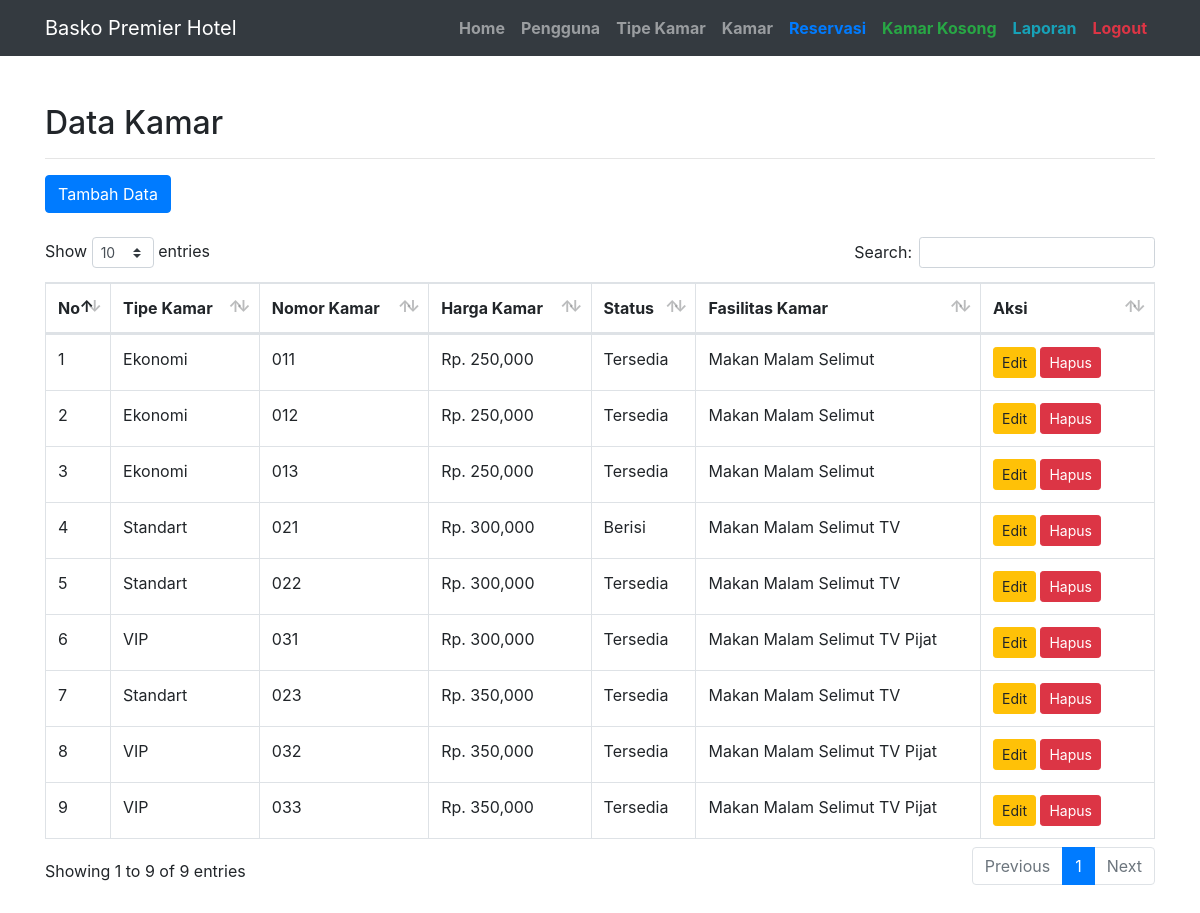
The page /index.php?page=module/Kamar/index (signed in) on the database its author committed.
### tables this page shows
CREATE TABLE `tb_Kamar` (
  `kamar_id` int(11) NOT NULL AUTO_INCREMENT,
  `tipe_kamar_id` int(11) NOT NULL,
  `kamar_no` varchar(11) NOT NULL,
  `kamar_harga` int(11) NOT NULL,
  `kamar_fasilitas` text NOT NULL,
  `kamar_status` varchar(100) NOT NULL,
  PRIMARY KEY (`kamar_id`)
);

CREATE TABLE `tb_Tipe_kamar` (
  `tipe_kamar_id` int(11) NOT NULL AUTO_INCREMENT,
  `tipe_kamar_nama` varchar(255) NOT NULL,
  PRIMARY KEY (`tipe_kamar_id`)
);

### assets/model/conf.php (called while the page is built, shortened)
<?php
$conn = mysqli_connect('localhost', 'root', 'mysql', 'db_hotel_basko');
class Conf
{
    public function get($query)
    {
        global $conn;
        $ambil = $conn->query($query);
        $hasil = [];
        while ($pecah = $ambil->fetch_object()) {
            $hasil[] = $pecah;
        }
        return $hasil;
    }
}

### assets/model/db.php (called while the page is built, shortened)
<?php
include 'conf.php';
class Db extends Conf
{
    public function getAllKamar()
    {
        $query = $this->get("SELECT * FROM tb_Kamar LEFT JOIN tb_Tipe_kamar ON tb_Kamar.tipe_kamar_id = tb_Tipe_kamar.tipe_kamar_id ");
        return $query;
    }
}

### module/Kamar/index.php (the view)
<div class="container">
    <div class="row">
        <div class="col-md-12 mb-5 mt-5">
            <h2>Data Kamar</h2>
            <hr>
            <div class="table-responsive">
                <a href="?page=module/Kamar/tambah" class="btn btn-primary ">Tambah Data</a>
                <br><br>
                <table class="table table-bordered" id="dataTable" width="100%" cellspacing="0">
                    <thead>
                        <tr>
                            <th width="10px">No</th>
                            <th>Tipe Kamar</th>
                            <th>Nomor Kamar</th>
                            <th>Harga Kamar</th>
                            <th>Status</th>
                            <th>Fasilitas Kamar</th>
                            <th width="131px">Aksi</th>
                        </tr>
                    </thead>
                    <tbody>
                        <?php
                        foreach ($db->getAllKamar() as $no => $dataKamar) {
                        ?>
                            <tr>
                                <td><?= ++$no ?></td>
                                <td><?= $dataKamar->tipe_kamar_nama ?></td>
                                <td><?= $dataKamar->kamar_no ?></td>
                                <td>Rp. <?= number_format($dataKamar->kamar_harga) ?></td>
                                <td><?= $dataKamar->kamar_status ?></td>
                                <td><?= $dataKamar->kamar_fasilitas ?></td>
                                <td>
                                    <a href="index.php?page=module/Kamar/edit&id=<?= $dataKamar->kamar_id ?>" class="btn btn-warning btn-sm">Edit</a>
                                    <a href="index.php?page=module/Kamar/hapus&id=<?= $dataKamar->kamar_id ?>" class="btn btn-danger btn-sm">Hapus</a>
                                </td>
                            </tr>
                        <?php }  ?>
                    </tbody>
                </table>
            </div>
        </div>
    </div>
</div>

### index.php (shortened to what this page needs)
<?php
include 'assets/model/db.php';
$db = new Db();
?>
<!DOCTYPE html>
<html>
<head>
  <?php include 'components/head.php' ?>
</head>
<body>
  <?php include 'components/menu.php' ?>
  <?php include 'content.php' ?>
</body>
</html>

### components/head.php (shortened to what this page needs)
<link href="assets/vendor/bootstrap/css/bootstrap.min.css" rel="stylesheet">
<link href="assets/css/business-frontpage.css" rel="stylesheet">
<link href="assets/dataTables/dataTables.css" rel="stylesheet">

### components/menu.php (shortened to what this page needs)
<nav class="navbar navbar-expand-lg navbar-dark bg-dark fixed-top">
    <div class="container">
        <a class="navbar-brand" href="index.php">Basko Premier Hotel</a>
        <div class="collapse navbar-collapse" id="navbarResponsive">
            <ul class="navbar-nav ml-auto">
                <?php if ($_SESSION['akun']->pengguna_level == "Admin") : ?>
                    <li class="nav-item ">
                        <a class="nav-link" href="index.php"><b>Home</b></a>
                    </li>
                    <li class="nav-item">
                        <a class="nav-link" href="index.php?page=module/Pengguna/index"><b>Pengguna</b></a>
                    </li>
                    <li class="nav-item">
                        <a class="nav-link" href="index.php?page=module/Tipe/index"><b>Tipe Kamar</b></a>
                    </li>
                    <li class="nav-item">
                        <a class="nav-link" href="index.php?page=module/Kamar/index"><b>Kamar</b></a>
                    </li>
                    <li class="nav-item">
                        <a class="nav-link" href="index.php?page=module/Reservasi/index"><b class="text-primary">Reservasi</b></a>
                    </li>
                    <li class="nav-item">
                        <a class="nav-link" href="index.php?page=module/Kamar/kamar_kosong"><b class="text-success">Kamar Kosong</b></a>
                    </li>
                    <li class="nav-item">
                        <a class="nav-link" href="index.php?page=module/Laporan/index"><b class="text-info">Laporan</b></a>
                    </li>
                    <li class="nav-item">
                        <a class="nav-link" href="index.php?page=module/Logout/index"><b class="text-danger">Logout</b></a>
                    </li>
                <?php endif ?>
            </ul>
        </div>
    </div>
</nav>

### content.php
<?php
if (!empty($_GET["page"])) {
    include_once($_GET["page"] . ".php");
} else {
    include "home.php";
}

### assets/css/business-frontpage.css (style rules this page uses)
body { padding-top: 56px; }

### assets/dataTables/dataTables.css (style rules this page uses)
table.dataTable { clear: both; margin-top: 6px !important; margin-bottom: 6px !important; max-width: none !important; border-collapse: separate !important; border-spacing: 0; }
table.dataTable td, table.dataTable th { -webkit-box-sizing: content-box; box-sizing: content-box; }
table.dataTable thead>tr>th.sorting_asc, table.dataTable thead>tr>th.sorting_desc, table.dataTable thead>tr>th.sorting, table.dataTable thead>tr>td.sorting_asc, table.dataTable thead>tr>td.sorting_desc, table.dataTable thead>tr>td.sorting { padding-right: 30px; }
table.dataTable thead .sorting, table.dataTable thead .sorting_asc, table.dataTable thead .sorting_desc, table.dataTable thead .sorting_asc_disabled, table.dataTable thead .sorting_desc_disabled { cursor: pointer; position: relative; }
table.dataTable thead .sorting:before, table.dataTable thead .sorting:after, table.dataTable thead .sorting_asc:before, table.dataTable thead .sorting_asc:after, table.dataTable thead .sorting_desc:before, table.dataTable thead .sorting_desc:after, table.dataTable thead .sorting_asc_disabled:before, table.dataTable thead .sorting_asc_disabled:after, table.dataTable thead .sorting_desc_disabled:before, table.dataTable thead .sorting_desc_disabled:after { position: absolute; bottom: 0.9em; display: block; opacity: 0.3; }
table.dataTable thead .sorting:before, table.dataTable thead .sorting_asc:before, table.dataTable thead .sorting_desc:before, table.dataTable thead .sorting_asc_disabled:before, table.dataTable thead .sorting_desc_disabled:before { right: 1em; content: "\2191"; }
table.dataTable thead .sorting:after, table.dataTable thead .sorting_asc:after, table.dataTable thead .sorting_desc:after, table.dataTable thead .sorting_asc_disabled:after, table.dataTable thead .sorting_desc_disabled:after { right: 0.5em; content: "\2193"; }
table.dataTable thead .sorting_asc:before, table.dataTable thead .sorting_desc:after { opacity: 1; }
table.table-bordered.dataTable th, table.table-bordered.dataTable td { border-left-width: 0; }
table.table-bordered.dataTable th:last-child, table.table-bordered.dataTable th:last-child, table.table-bordered.dataTable td:last-child, table.table-bordered.dataTable td:last-child { border-right-width: 0; }
table.table-bordered.dataTable tbody th, table.table-bordered.dataTable tbody td { border-bottom-width: 0; }

### rows shown on the page
tb_kamar: tipe_kamar.tipe_kamar_nama "Ekonomi", kamar_no "011", kamar_harga "250,000", kamar_status "Tersedia", kamar_fasilitas "Makan Malam Selimut"
tb_kamar: tipe_kamar.tipe_kamar_nama "Ekonomi", kamar_no "012", kamar_harga "250,000", kamar_status "Tersedia", kamar_fasilitas "Makan Malam Selimut"
tb_kamar: tipe_kamar.tipe_kamar_nama "Ekonomi", kamar_no "013", kamar_harga "250,000", kamar_status "Tersedia", kamar_fasilitas "Makan Malam Selimut"
tb_kamar: tipe_kamar.tipe_kamar_nama "Standart", kamar_no "021", kamar_harga "300,000", kamar_status "Berisi", kamar_fasilitas "Makan Malam Selimut TV"
tb_kamar: tipe_kamar.tipe_kamar_nama "Standart", kamar_no "022", kamar_harga "300,000", kamar_status "Tersedia", kamar_fasilitas "Makan Malam Selimut TV"
tb_kamar: tipe_kamar.tipe_kamar_nama "VIP", kamar_no "031", kamar_harga "300,000", kamar_status "Tersedia", kamar_fasilitas "Makan Malam Selimut TV Pijat"
tb_kamar: tipe_kamar.tipe_kamar_nama "Standart", kamar_no "023", kamar_harga "350,000", kamar_status "Tersedia", kamar_fasilitas "Makan Malam Selimut TV"
tb_kamar: tipe_kamar.tipe_kamar_nama "VIP", kamar_no "032", kamar_harga "350,000", kamar_status "Tersedia", kamar_fasilitas "Makan Malam Selimut TV Pijat"
tb_kamar: tipe_kamar.tipe_kamar_nama "VIP", kamar_no "033", kamar_harga "350,000", kamar_status "Tersedia", kamar_fasilitas "Makan Malam Selimut TV Pijat"
